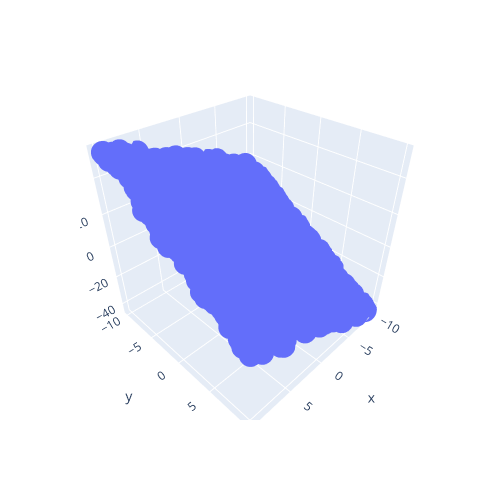

Write notebook code for a chart like this one.
### Code cell
x1N = x1.reshape(observaciones,)
x2N = x2.reshape(observaciones,)
targetsN = targets.reshape(observaciones,)

fig = px.scatter_3d(x = x1N, y = x2N, z = targetsN)

fig.update_layout(
    width = 500,
    height = 500,)

fig.show()

### Figure 1 — Plotly figure (JSON) as saved in the notebook; plotly's stock layout.template omitted (floating-point values rounded to 4 significant figures; data arrays with more than 128 entries replaced by an {"elided": "..."} marker saying what was removed)
{"data": [{"hovertemplate": "x=%{x}<br>y=%{y}<br>z=%{z}<extra></extra>", "legendgroup": "", "marker": {"color": "#636efa", "symbol": "circle"}, "mode": "markers", "name": "", "scene": "scene", "showlegend": false, "type": "scatter3d", "x": {"elided": "1000 float values"}, "y": {"elided": "1000 float values"}, "z": {"elided": "1000 float values"}}], "layout": {"height": 500, "legend": {"tracegroupgap": 0}, "margin": {"t": 60}, "scene": {"aspectmode": "auto", "aspectratio": {"x": 1, "y": 1, "z": 1}, "domain": {"x": [0, 1], "y": [0, 1]}, "xaxis": {"title": {"text": "x"}, "type": "linear"}, "yaxis": {"title": {"text": "y"}, "type": "linear"}, "zaxis": {"title": {"text": "z"}, "type": "linear"}}, "width": 500}}
